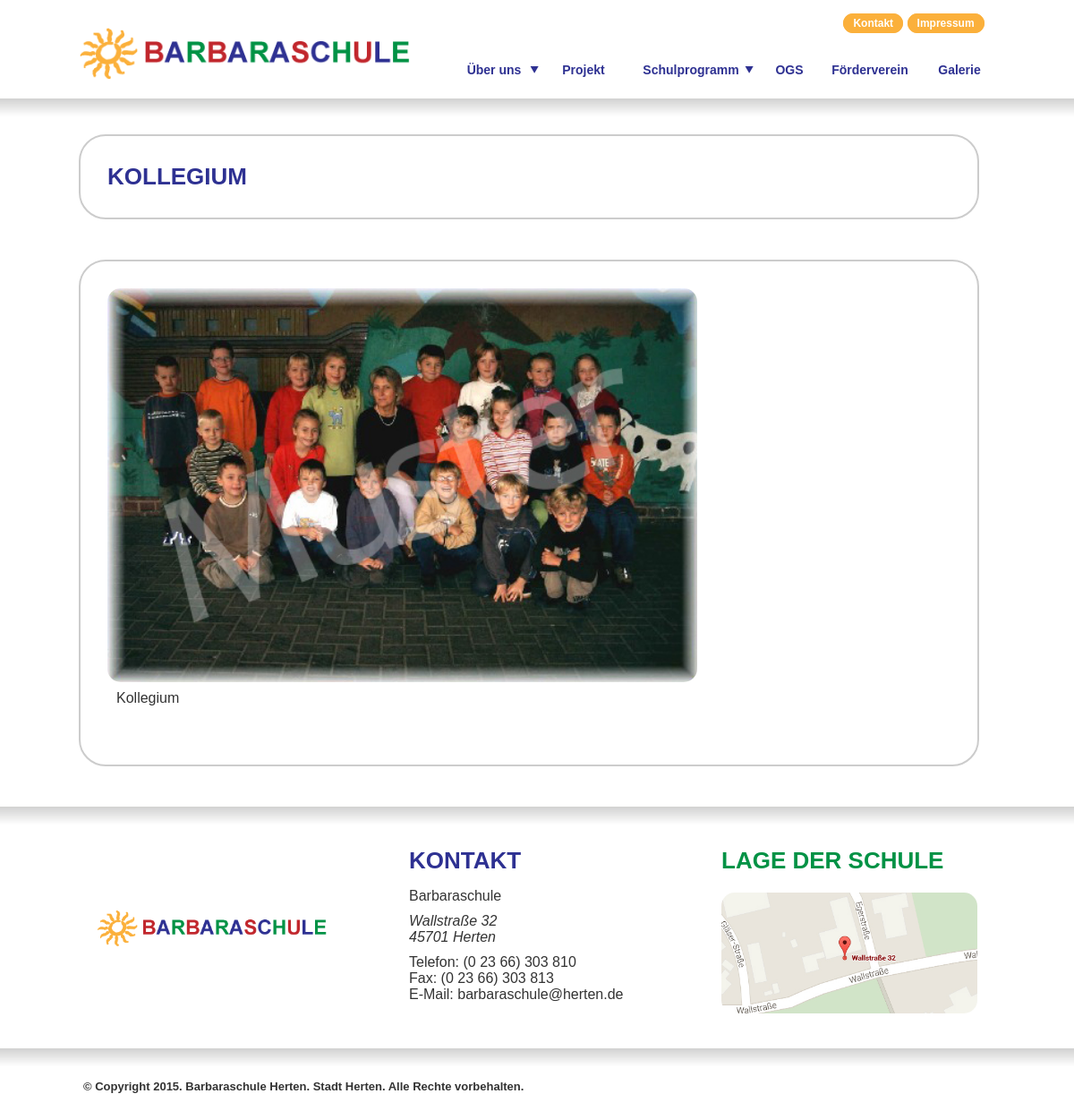
Page /kollegium.php on the committed database.
### tables this page shows
CREATE TABLE IF NOT EXISTS `image` (
`id` int(11) NOT NULL,
  `title` text NOT NULL,
  `url` text NOT NULL,
  `date` timestamp NOT NULL DEFAULT CURRENT_TIMESTAMP,
  `groupname` int(11) NOT NULL
);

### kollegium.php (the view)
<?php
	include_once('head.php');
?>
<article class="full">
	<h1>Kollegium</h1>
</article>
<article class="full">
<?php
	$sql = "SELECT * FROM image WHERE groupname = '1'";
	$res = mysql_query($sql) or error_log(mysql_error());
	$dsatz = mysql_fetch_assoc($res);
	$title = $dsatz['title'];
	$url = $dsatz['url'];
?>
		<a href="img/upload/<?=($url)?>" data-lightbox="gruppenfoto" data-title="Kollegium der Barbaraschule"><img role="gruppenfoto" title="Kollegium der Barbaraschule" src="img/upload/<?=($url)?>"/></a>
		<p role="bildbeschreibung"><?=($title) ?></p>
</article>
<?php
	include_once('foot.php');
?>

### css/screen.css (style rules this page uses)
* { margin: 0px; padding: 0px; font-family: Helvetica, sans-serif; }
body { font-size: 16px; color: #333; }
#main article { border-radius: 30px; border: 2px solid #CCC; padding: 30px 30px; margin-right: 23px; margin-bottom: 45px; }
article.full { width: 942px; margin-right: 0px; }
article.full ~ article.full { min-height: 140px; }
h1 { font-size: 26px; color: #2E3192; text-transform: uppercase; }
a { text-decoration: none; color: #333; }
p { margin: 15px 0px; }
.full p[role="bildbeschreibung"] { margin: 5px 0px 35px 10px; }
img { border-radius: 15px; }
.full img[role="gruppenfoto"] { width: 70%; clear: both; float: none; margin: auto; }

### css/lightbox.css (style rules this page uses)
body:after { content: url('../img/lightbox/close.png') url('../img/lightbox/loading.gif') url('../img/lightbox/prev.png') url('../img/lightbox/next.png'); display: none; }

### rows in the picture
image: url (picture), title "Kollegium"
